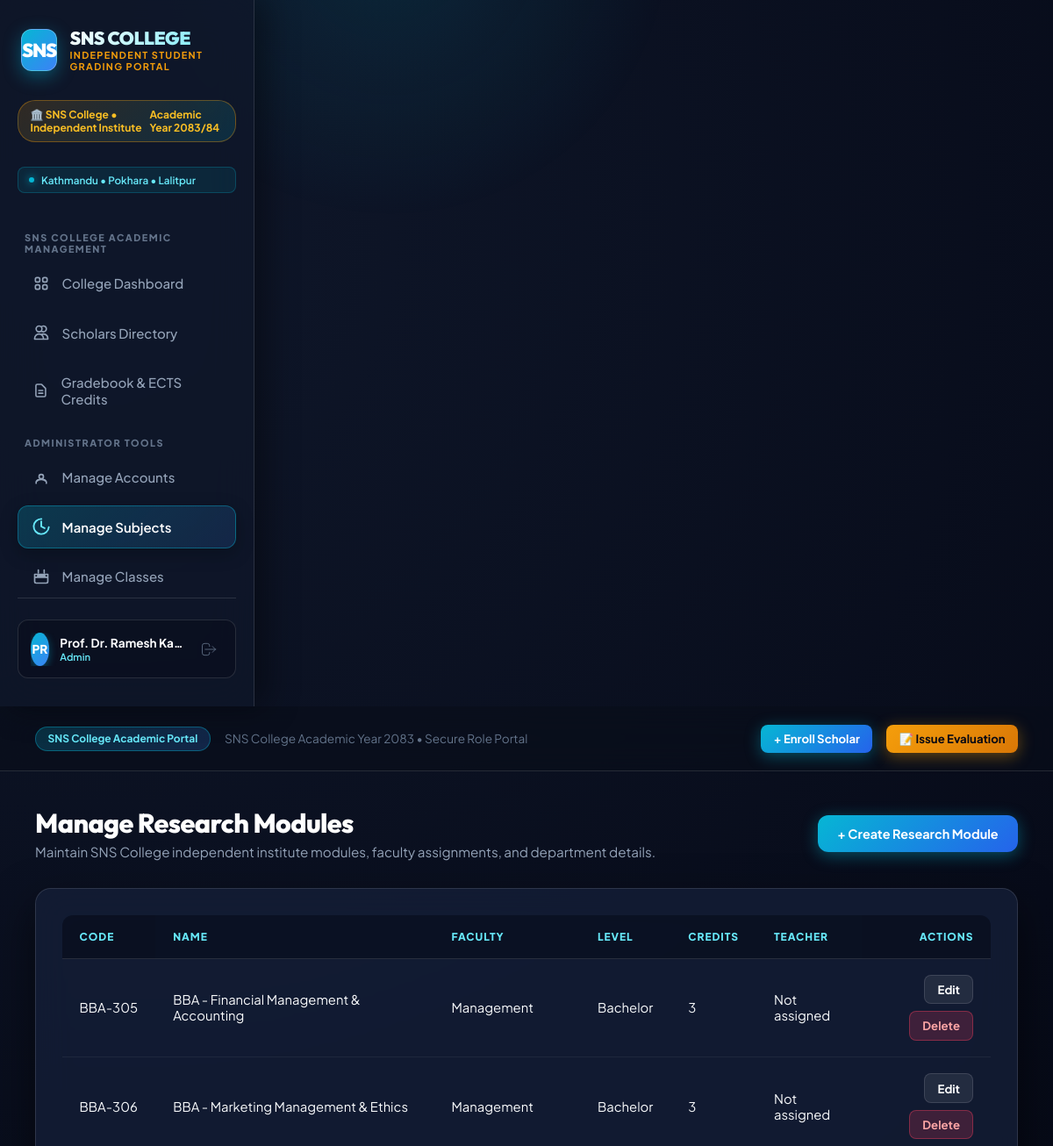
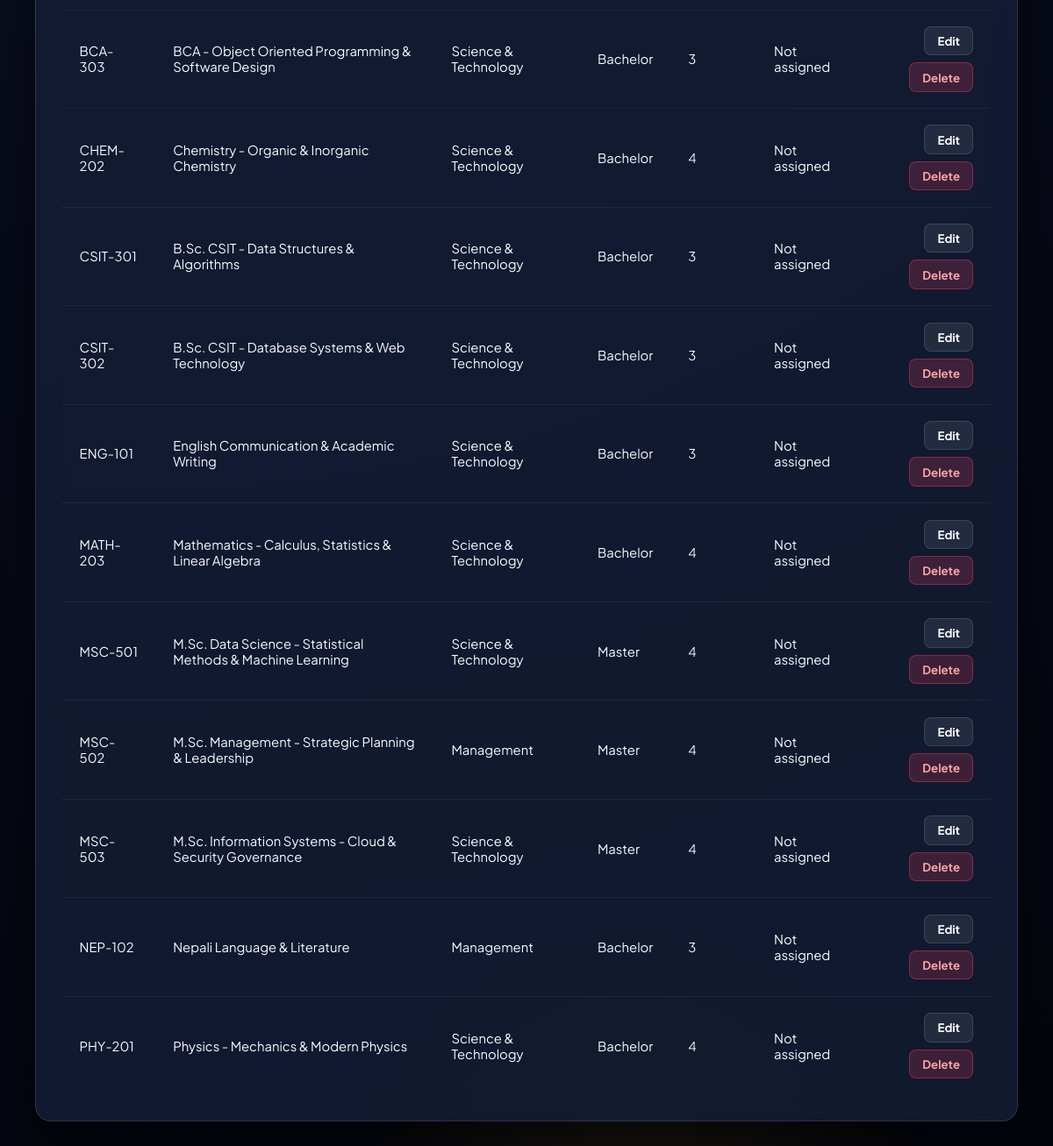
The page /admin/manage-subjects (signed in) on the database its author committed (2 pictures, top to bottom).
### models.py (models this page shows, shortened)
class User(db.Model):
    __tablename__ = 'users'
    id = db.Column(db.Integer, primary_key=True)
    username = db.Column(db.String(50), unique=True, nullable=False)
    email = db.Column(db.String(100), unique=True, nullable=False)
    full_name = db.Column(db.String(100), nullable=False)
    password_hash = db.Column(db.String(255), nullable=False)
    role = db.Column(db.String(20), default='Teacher')  # 'Admin', 'Teacher', 'Student'
    department = db.Column(db.String(80), default='General')
    created_at = db.Column(db.DateTime, default=datetime.utcnow)

class Subject(db.Model):
    __tablename__ = 'subjects'
    id = db.Column(db.Integer, primary_key=True)
    code = db.Column(db.String(20), unique=True, nullable=False)
    name = db.Column(db.String(100), nullable=False)
    faculty = db.Column(db.String(80), default='General')
    level = db.Column(db.String(20), default='Bachelor')
    credits = db.Column(db.Integer, default=3)
    assigned_teacher_id = db.Column(db.Integer, db.ForeignKey('users.id'), nullable=True)
    grades = db.relationship('Grade', backref='subject', lazy=True)
    assigned_teacher = db.relationship('User', backref='assigned_subjects', foreign_keys=[assigned_teacher_id])

### app.py (the view)
@app.route('/admin/manage-subjects')
@login_required
def admin_manage_subjects():
    if g.user.role != 'Admin':
        flash('Only administrators can manage subjects.', 'warning')
        return redirect(url_for('dashboard'))
    subjects = Subject.query.order_by(Subject.code).all()
    teachers = User.query.filter_by(role='Teacher').order_by(User.full_name).all()
    return render_template('admin_manage_subjects.html', subjects=subjects, teachers=teachers)

### app.py (called while the page is built)
@app.before_request
def load_logged_in_user():
    user_id = session.get('user_id')
    if user_id is None:
        g.user = None
    else:
        g.user = User.query.get(user_id)

@app.context_processor
def inject_user():
    return dict(current_user=getattr(g, 'user', None), can_manage_grade=user_can_manage_grade, csrf_token=generate_csrf)

def login_required(f):
    @wraps(f)
    def decorated_function(*args, **kwargs):
        if g.user is None:
            flash('Please log in to access this page.', 'warning')
            return redirect(url_for('login', next=request.url))
        return f(*args, **kwargs)
    return decorated_function

### templates/admin_manage_subjects.html (shortened to what this page needs)
{% extends 'base.html' %}
{% block content %}
<div class="page-header">
    <div>
        <h1 class="page-title">Manage Research Modules</h1>
        <p class="page-subtitle">Maintain SNS College independent institute modules, faculty assignments, and department details.</p>
    </div>
    <div>
        <a href="{{ url_for('admin_create_subject') }}" class="btn btn-primary">+ Create Research Module</a>
    </div>
</div>
<div class="card">
    <div class="table-responsive">
        <table class="data-table">
            <thead>
                <tr>
                    <th>Code</th>
                    <th>Name</th>
                    <th>Faculty</th>
                    <th>Level</th>
                    <th>Credits</th>
                    <th>Teacher</th>
                    <th style="text-align: right;">Actions</th>
                </tr>
            </thead>
            <tbody>
                {% for subject in subjects %}
                <tr>
                    <td>{{ subject.code }}</td>
                    <td>{{ subject.name }}</td>
                    <td>{{ subject.faculty or 'General' }}</td>
                    <td>{{ subject.level or 'Bachelor' }}</td>
                    <td>{{ subject.credits }}</td>
                    <td>{{ subject.assigned_teacher.full_name if subject.assigned_teacher else 'Not assigned' }}</td>
                    <td style="text-align: right;">
                        <div style="display: flex; justify-content: flex-end; gap: 0.5rem; flex-wrap: wrap;">
                            <a href="{{ url_for('admin_edit_subject', subject_id=subject.id) }}" class="btn btn-secondary btn-sm">Edit</a>
                            <form method="POST" action="{{ url_for('admin_delete_subject', subject_id=subject.id) }}" style="display: inline;" onsubmit="return confirm('Delete this subject?');">
                                <button type="submit" class="btn btn-danger btn-sm">Delete</button>
                            </form>
                        </div>
                    </td>
                </tr>
                {% else %}
                <tr>
                    <td colspan="7" style="text-align: center; color: var(--text-muted); padding: 2rem;">No subjects are configured yet.</td>
                </tr>
                {% endfor %}
            </tbody>
        </table>
    </div>
</div>
{% endblock %}

### templates/base.html (shortened to what this page needs)
<DOCTYPE html>
<html lang="en">
<head>
</head>
<body>
    {% if g.user %}
    <aside class="sidebar">
        <a href="{{ url_for('dashboard') }}" class="university-brand">
            <div class="crest-icon">SNS</div>
            <div class="brand-text">
                <span class="brand-name">SNS COLLEGE</span>
                <span class="brand-sub">Independent Student Grading Portal</span>
            </div>
        </a>
        <div class="world-rank-badge">
            <span>🏛️ SNS College • Independent Institute</span>
            <span>Academic Year 2083/84</span>
        </div>
        <div class="campus-pill">
            <span class="pulse-dot"></span>
            <span>Kathmandu • Pokhara • Lalitpur</span>
        </div>
        <div class="nav-section-title">SNS College Academic Management</div>
        <ul class="nav-links">
            <li>
                <a href="{{ url_for('dashboard') }}" class="nav-link {% if request.endpoint == 'dashboard' %}active{% endif %}">
                    <span>College Dashboard</span>
                </a>
            </li>
            <li>
                <a href="{{ url_for('students') }}" class="nav-link {% if request.endpoint in ['students', 'add_student', 'edit_student'] %}active{% endif %}">
                    <svg fill="none" viewBox="0 0 24 24" stroke="currentColor">
                        <path stroke-linecap="round" stroke-linejoin="round" d="M12 4.354a4 4 0 110 5.292M15 21H3v-1a6 6 0 0112 0v1zm0 0h6v-1a6 6 0 00-9-5.197M13 7a4 4 0 11-8 0 4 4 0 018 0z" />
                    </svg>
                    <span>Scholars Directory</span>
                </a>
            </li>
            <li>
                <a href="{{ url_for('grades') }}" class="nav-link {% if request.endpoint == 'grades' %}active{% endif %}">
                    <svg fill="none" viewBox="0 0 24 24" stroke="currentColor">
                        <path stroke-linecap="round" stroke-linejoin="round" d="M9 12h6m-6 4h6m2 5H7a2 2 0 01-2-2V5a2 2 0 012-2h5.586a1 1 0 01.707.293l5.414 5.414a1 1 0 01.293.707V19a2 2 0 01-2 2z" />
                    </svg>
                    <span>Gradebook & ECTS Credits</span>
                </a>
            </li>
        </ul>
        {% if g.user.role == 'Admin' %}
        <div class="nav-section-title">Administrator Tools</div>
        <ul class="nav-links">
            <li>
                <a href="{{ url_for('admin_manage_users') }}" class="nav-link {% if request.endpoint in ['admin_manage_users', 'admin_create_user', 'admin_edit_user'] %}active{% endif %}">
                    <svg fill="none" viewBox="0 0 24 24" stroke="currentColor">
                        <path stroke-linecap="round" stroke-linejoin="round" d="M5.121 17.804A9.953 9.953 0 0112 15c2.39 0 4.604.8 6.379 2.152M15 11a3 3 0 11-6 0 3 3 0 016 0zM19 20v-1a4 4 0 00-4-4H9a4 4 0 00-4 4v1" />
                    </svg>
                    <span>Manage Accounts</span>
                </a>
            </li>
            <li>
                <a href="{{ url_for('admin_manage_subjects') }}" class="nav-link {% if request.endpoint in ['admin_manage_subjects', 'admin_create_subject', 'admin_edit_subject'] %}active{% endif %}">
                    <svg fill="none" viewBox="0 0 24 24" stroke="currentColor">
                        <path stroke-linecap="round" stroke-linejoin="round" d="M12 6v6l4 2" />
                        <path stroke-linecap="round" stroke-linejoin="round" d="M21 12.79A9 9 0 1112.21 3" />
                    </svg>
                    <span>Manage Subjects</span>
                </a>
            </li>
            <li>
                <a href="{{ url_for('admin_manage_classes') }}" class="nav-link {% if request.endpoint in ['admin_manage_classes', 'admin_create_class', 'admin_edit_class'] %}active{% endif %}">
                    <svg fill="none" viewBox="0 0 24 24" stroke="currentColor">
                        <path stroke-linecap="round" stroke-linejoin="round" d="M8 7V3m8 4V3m-9 8h10M3 13h18M5 21h14a2 2 0 002-2V9H3v10a2 2 0 002 2z" />
                    </svg>
                    <span>Manage Classes</span>
                </a>
            </li>
        </ul>
        {% endif %}
        <div class="sidebar-footer">
            <div class="user-profile-card">
                <div style="display: flex; align-items: center; gap: 0.75rem; overflow: hidden;">
                    <div class="user-avatar">
                        {{ g.user.full_name[:2].upper() }}
                    </div>
                    <div class="user-info">
                        <span class="user-name">{{ g.user.full_name }}</span>
                        <span class="user-role-badge">{{ g.user.role }}</span>
                    </div>
                </div>
                <a href="{{ url_for('logout') }}" class="btn-logout-icon" title="Sign Out">
                    <svg width="20" height="20" fill="none" viewBox="0 0 24 24" stroke="currentColor">
                        <path stroke-linecap="round" stroke-linejoin="round" d="M17 16l4-4m0 0l-4-4m4 4H7m6 4v1a3 3 0 01-3 3H6a3 3 0 01-3-3V7a3 3 0 013-3h4a3 3 0 013 3v1" />
                    </svg>
                </a>
            </div>
        </div>
    </aside>
    {% endif %}
    <div class="main-wrapper">
        {% if g.user %}
        <header class="topbar">
            <div class="topbar-title-section">
                <span class="portal-tag">SNS College Academic Portal</span>
                <span style="color: var(--text-dim); font-size: 0.85rem;">SNS College Academic Year 2083 • Secure Role Portal</span>
            </div>
            <div class="topbar-actions">
                {% if g.user.role != 'Student' %}
                    <a href="{{ url_for('add_student') }}" class="btn btn-primary btn-sm">+ Enroll Scholar</a>
                    <a href="{{ url_for('grades') }}" class="btn btn-gold btn-sm">📝 Issue Evaluation</a>
                {% endif %}
            </div>
        </header>
        {% endif %}
        <main class="content-body">
            {% block content %}{% endblock %}
        </main>
    </div>
</body>
</html>

### rows shown on the page
User: user "PR", user.full_name "Prof. Dr. Ramesh Ka…", user.role "Admin"
Subject: code "BBA-305", name "BBA - Financial Management & Accounting", faculty "Management", level "Bachelor", credits "3", assigned_teacher "Not assigned"
Subject: code "BBA-306", name "BBA - Marketing Management & Ethics", faculty "Management", level "Bachelor", credits "3", assigned_teacher "Not assigned"
Subject: code "BCA-303", name "BCA - Object Oriented Programming & Software Design", faculty "Science & Technology", level "Bachelor", credits "3", assigned_teacher "Not assigned"
Subject: code "CHEM-202", name "Chemistry - Organic & Inorganic Chemistry", faculty "Science & Technology", level "Bachelor", credits "4", assigned_teacher "Not assigned"
Subject: code "CSIT-301", name "B.Sc. CSIT - Data Structures & Algorithms", faculty "Science & Technology", level "Bachelor", credits "3", assigned_teacher "Not assigned"
Subject: code "CSIT-302", name "B.Sc. CSIT - Database Systems & Web Technology", faculty "Science & Technology", level "Bachelor", credits "3", assigned_teacher "Not assigned"
Subject: code "ENG-101", name "English Communication & Academic Writing", faculty "Science & Technology", level "Bachelor", credits "3", assigned_teacher "Not assigned"
Subject: code "MATH-203", name "Mathematics - Calculus, Statistics & Linear Algebra", faculty "Science & Technology", level "Bachelor", credits "4", assigned_teacher "Not assigned"
Subject: code "MSC-501", name "M.Sc. Data Science - Statistical Methods & Machine Learning", faculty "Science & Technology", level "Master", credits "4", assigned_teacher "Not assigned"
Subject: code "MSC-502", name "M.Sc. Management - Strategic Planning & Leadership", faculty "Management", level "Master", credits "4", assigned_teacher "Not assigned"
Subject: code "MSC-503", name "M.Sc. Information Systems - Cloud & Security Governance", faculty "Science & Technology", level "Master", credits "4", assigned_teacher "Not assigned"
Subject: code "NEP-102", name "Nepali Language & Literature", faculty "Management", level "Bachelor", credits "3", assigned_teacher "Not assigned"
Subject: code "PHY-201", name "Physics - Mechanics & Modern Physics", faculty "Science & Technology", level "Bachelor", credits "4", assigned_teacher "Not assigned"
